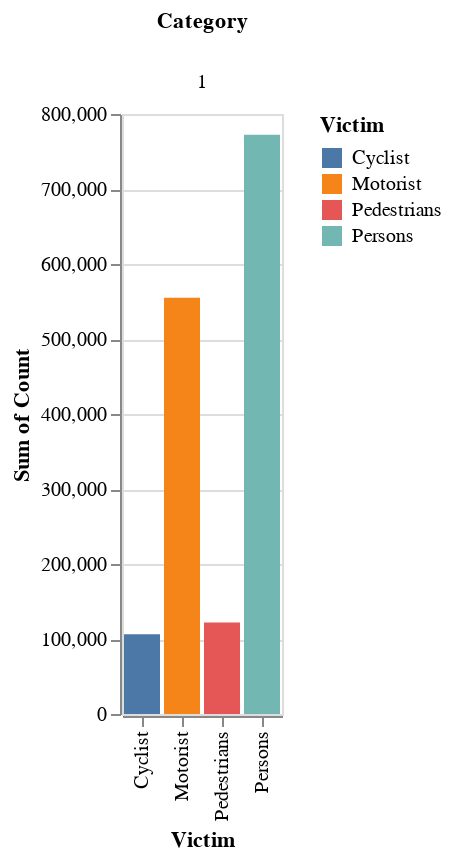

Here is the notebook cell this chart was saved with:
### Code cell
all_vals_category = injury_comparison_combined_df['Category'].unique()

charts = []

for val in all_vals_category:
    chart = alt.Chart(injury_comparison_combined_df[injury_comparison_combined_df['Category'] == val]).mark_bar().encode(
        x='Victim:O',
        y='sum(Count):Q',
        color='Victim:N',
        column='Category:N'
    )

    chart.display()

### Figure 1 — Vega-Lite specification as saved in the notebook (floating-point values rounded to 4 significant figures)
{"config": {"view": {"continuousWidth": 400, "continuousHeight": 300}}, "data": {"name": "data-555f54b61c91e04ff289f4dffca8ffa9"}, "mark": "bar", "encoding": {"color": {"type": "nominal", "field": "Victim"}, "column": {"type": "nominal", "field": "Category"}, "x": {"type": "ordinal", "field": "Victim"}, "y": {"type": "quantitative", "aggregate": "sum", "field": "Count"}}, "$schema": "https://vega.github.io/schema/vega-lite/v4.8.1.json", "datasets": {"data-555f54b61c91e04ff289f4dffca8ffa9": [{"Category": 1.0, "Count": 772249, "Victim": "Persons"}, {"Category": 1.0, "Count": 121905, "Victim": "Pedestrians"}, {"Category": 1.0, "Count": 106367, "Victim": "Cyclist"}, {"Category": 1.0, "Count": 554887, "Victim": "Motorist"}]}}
